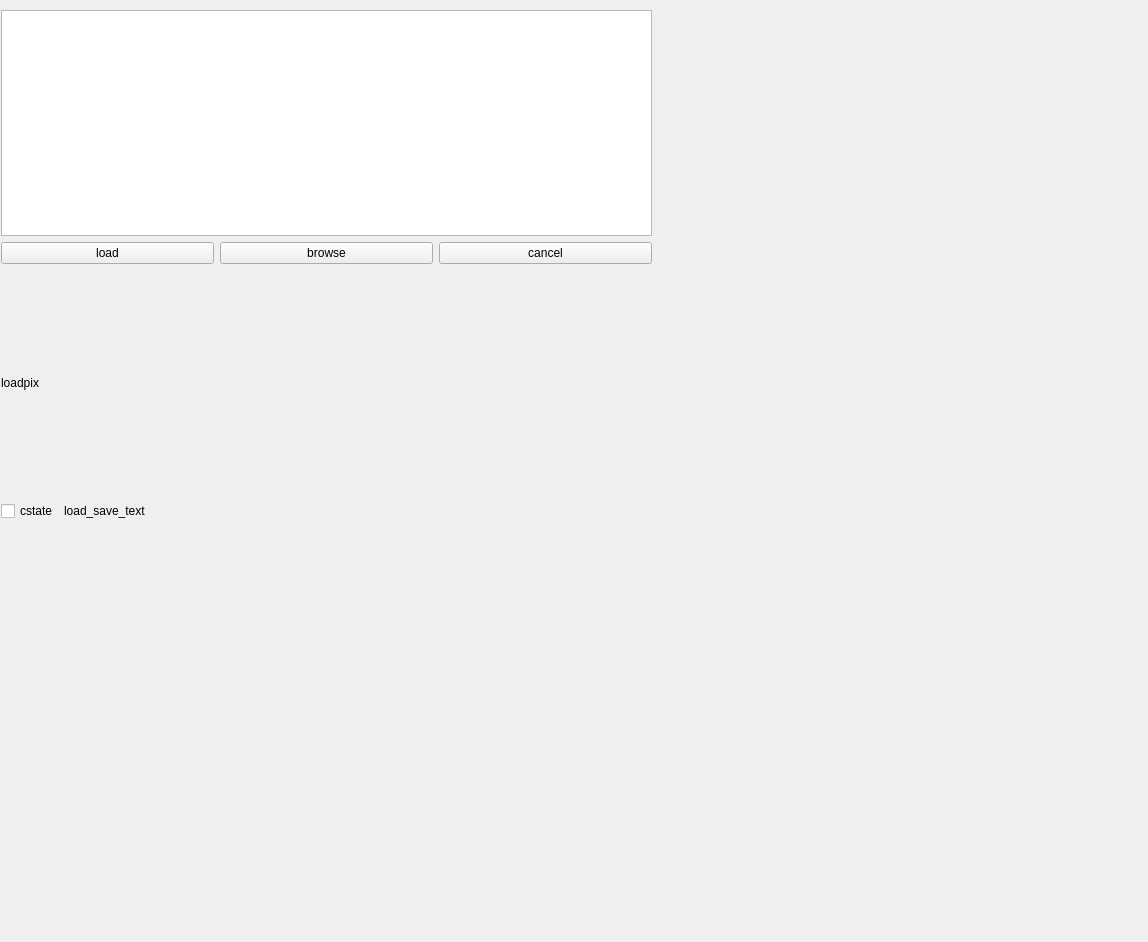
<?xml version="1.0" encoding="UTF-8"?>
<ui version="4.0">
 <class>FormPageLoad</class>
 <widget class="QWidget" name="FormPageLoad">
  <property name="geometry">
   <rect>
    <x>0</x>
    <y>0</y>
    <width>1148</width>
    <height>942</height>
   </rect>
  </property>
  <property name="sizePolicy">
   <sizepolicy hsizetype="MinimumExpanding" vsizetype="MinimumExpanding">
    <horstretch>0</horstretch>
    <verstretch>0</verstretch>
   </sizepolicy>
  </property>
  <property name="windowTitle">
   <string>Form</string>
  </property>
  <widget class="QWidget" name="verticalLayoutWidget_2">
   <property name="geometry">
    <rect>
     <x>1</x>
     <y>10</y>
     <width>651</width>
     <height>511</height>
    </rect>
   </property>
   <layout class="QVBoxLayout" name="vertLayout">
    <item>
     <widget class="QTableWidget" name="saves_load">
      <property name="sizePolicy">
       <sizepolicy hsizetype="Preferred" vsizetype="MinimumExpanding">
        <horstretch>0</horstretch>
        <verstretch>0</verstretch>
       </sizepolicy>
      </property>
      <property name="editTriggers">
       <set>QAbstractItemView::NoEditTriggers</set>
      </property>
      <property name="alternatingRowColors">
       <bool>true</bool>
      </property>
      <property name="selectionMode">
       <enum>QAbstractItemView::SingleSelection</enum>
      </property>
      <property name="selectionBehavior">
       <enum>QAbstractItemView::SelectRows</enum>
      </property>
      <property name="showGrid">
       <bool>false</bool>
      </property>
      <attribute name="horizontalHeaderShowSortIndicator" stdset="0">
       <bool>true</bool>
      </attribute>
      <attribute name="horizontalHeaderStretchLastSection">
       <bool>true</bool>
      </attribute>
      <attribute name="verticalHeaderVisible">
       <bool>false</bool>
      </attribute>
     </widget>
    </item>
    <item>
     <layout class="QHBoxLayout" name="horizontalLayout">
      <item>
       <widget class="QPushButton" name="bload">
        <property name="text">
         <string>load</string>
        </property>
       </widget>
      </item>
      <item>
       <widget class="QPushButton" name="bbrowse">
        <property name="text">
         <string>browse</string>
        </property>
       </widget>
      </item>
      <item>
       <widget class="QPushButton" name="bcancel">
        <property name="text">
         <string>cancel</string>
        </property>
       </widget>
      </item>
     </layout>
    </item>
    <item>
     <widget class="QLabel" name="load_pix">
      <property name="sizePolicy">
       <sizepolicy hsizetype="Preferred" vsizetype="MinimumExpanding">
        <horstretch>0</horstretch>
        <verstretch>0</verstretch>
       </sizepolicy>
      </property>
      <property name="text">
       <string>loadpix</string>
      </property>
     </widget>
    </item>
    <item>
     <layout class="QHBoxLayout" name="horizontalLayout_2">
      <item>
       <widget class="QCheckBox" name="show_preview">
        <property name="text">
         <string>cstate</string>
        </property>
       </widget>
      </item>
      <item>
       <widget class="QLabel" name="load_save_text">
        <property name="sizePolicy">
         <sizepolicy hsizetype="Expanding" vsizetype="Preferred">
          <horstretch>0</horstretch>
          <verstretch>0</verstretch>
         </sizepolicy>
        </property>
        <property name="text">
         <string>load_save_text</string>
        </property>
       </widget>
      </item>
     </layout>
    </item>
   </layout>
  </widget>
 </widget>
 <resources/>
 <connections/>
</ui>
